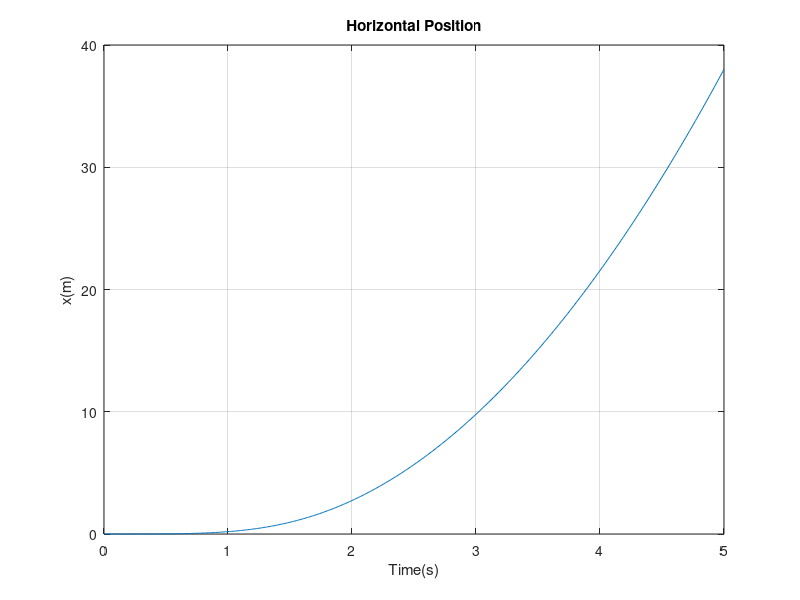
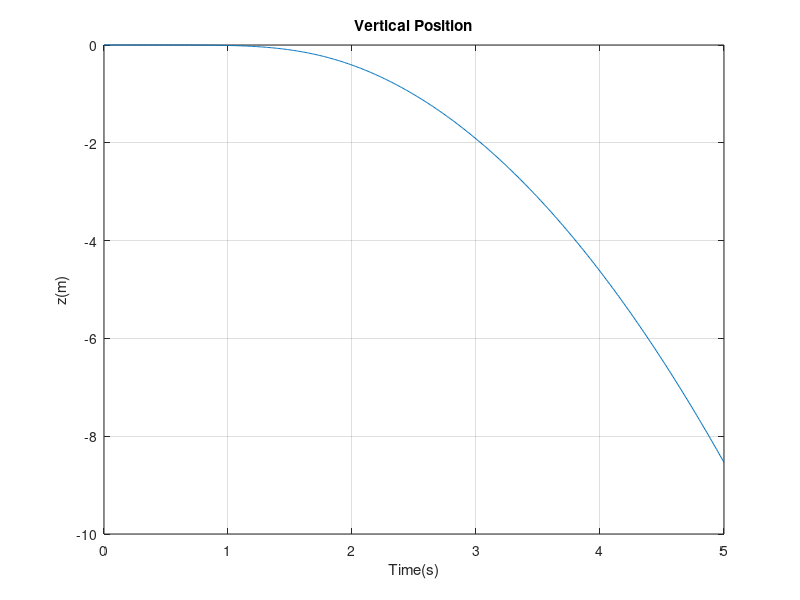
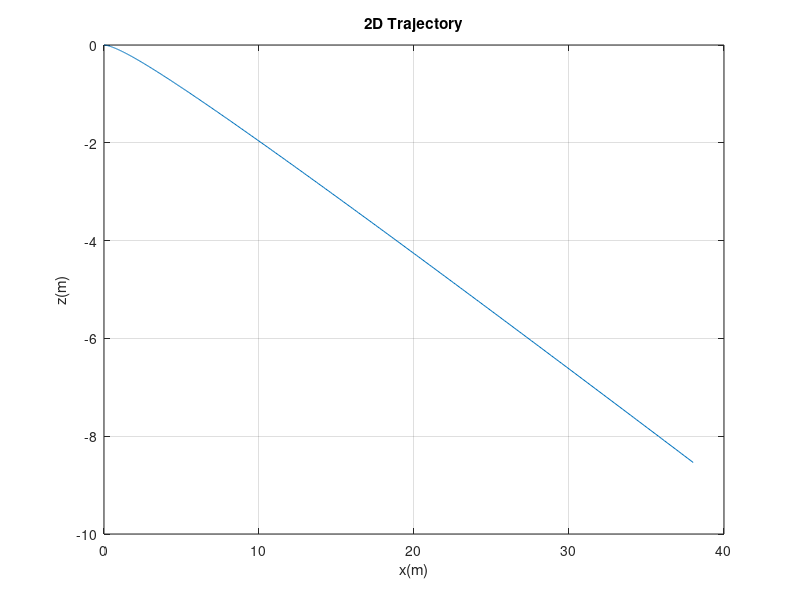
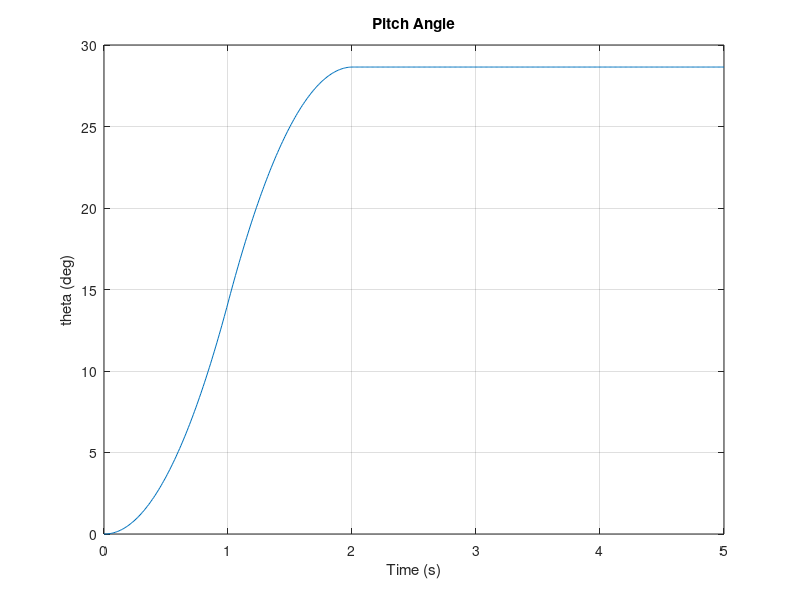

Recreate these plots in MATLAB, in order.
m = 0.65;
g = 9.81;

dt = 0.01;
t_end=5;
t=0:dt:t_end;

x=zeros(size(t));
z=zeros(size(t));
vx=zeros(size(t));
vz=zeros(size(t));
ax=zeros(size(t));
az=zeros(size(t));

x(1)=0;
z(1)=0;
vx(1)=0;
vz(1)=0;

T=m*g;

theta=zeros(size(t));
q=zeros(size(t));
alpha=zeros(size(t));
theta(1)=0;
q(1)=0;

Jy=0.02;

for k=1:length(t)-1
    if t(k)<1
        tau_y=0.01;
    elseif t(k)<2
        tau_y=-0.01'
    else
        tau_y=0;
    end
    
    alpha(k)=tau_y/Jy;
    q(k+1)=q(k)+alpha(k)*dt;
    theta(k+1)=theta(k)+q(k)*dt;
    
    ax(k)=T*sin(theta(k))/m;
    az(k)=T*cos(theta(k))/m-g;

    vx(k+1)=vx(k)+ax(k)*dt;
    vz(k+1)=vz(k)+az(k)*dt;

    x(k+1)=x(k)+vx(k)*dt;
    z(k+1)=z(k)+vz(k)*dt;
end

alpha(end)=alpha(end-1);
ax(end)=ax(end-1);
az(end)=az(end-1);

disp(ax(end));
disp(az(end));

figure;
plot(t,x);
grid on;
xlabel("Time(s)");
ylabel("x(m)");
title("Horizontal Position");

figure;
plot(t,z);
grid on;
xlabel("Time(s)");
ylabel("z(m)");
title("Vertical Position");

figure;
plot(x,z);
grid on;
xlabel("x(m)");
ylabel("z(m)");
title("2D Trajectory");

figure;
plot(t,rad2deg(theta));
grid on;
xlabel("Time (s)");
ylabel("theta (deg)");
title("Pitch Angle");

figure;
plot(t,q);
grid on;
xlabel("Time (s)");
ylabel("q (rad/s)");
title("Pitch Angular Velocity");

figure;
plot(t,ax);
grid on;
xlabel("Time (s)");
ylabel("a_x (m/s^2)");
title("Horizontal Acceleration");

figure;
plot(t,az);
grid on;
xlabel("Time (s)");
ylabel("a_z (m/s^2)");
title("Vertical Acceleration");
